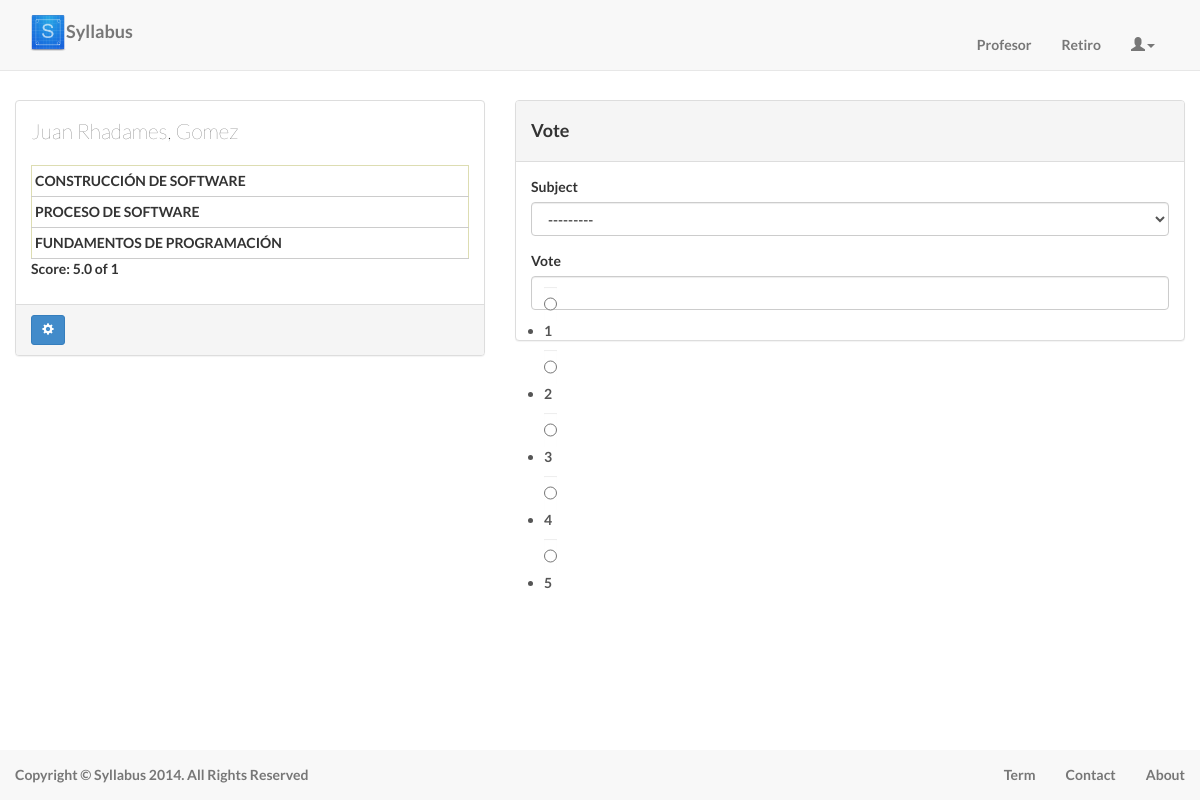
Page /profesor/1/ (signed in) on the committed database.
### account/models.py (models this page shows, shortened)
class Profesor(models.Model):
    nombre = models.CharField(max_length=30, blank=False, null=False)
    appellido = models.CharField(max_length=30, blank=False, null=False)
    def getFull_name (self):
        return u'%s, %s' % (self.nombre, self.appellido)
    def get_rate (self):
        op=0
        rate=ProfesorRate.objects.filter(profesor=self).values('rate')
        for r in rate:
            op+=r['rate']
        if len(rate)!=0:
            op/=len(rate)
        else:
            op=0
        return op
    def get_numRate(self):
        rate=ProfesorRate.objects.filter(profesor=self).values('rate')
        return len(rate)

class Materia(models.Model):
    id = models.CharField('ID', primary_key=True,max_length=6)
    nombre = models.CharField(blank=False, null=False,max_length=60)
    credito = models.IntegerField()
    creditoRequsito = models.IntegerField(default=0)
    importancia = models.IntegerField(default=0)
    profesor = models.ManyToManyField('Profesor',null=True, blank=True)
    prerequsito = models.ManyToManyField('Materia', null=True, blank=True)
    def __unicode__(self):
        return u'%s %s' % (self.id, self.nombre)

### Home/views.py (the view, shortened to what this page needs)
# urls.py: url(r'^profesor/(?P<id_prof>.*)/$','singleProfe_v',name='single_profe'),
@login_required(login_url='/login/')
def singleProfe_v(request,id_prof):
    prof=Profesor.objects.get(id=int(id_prof))
    materia=Materia.objects.filter(profesor=prof).select_related()
    profile=UserProfile.objects.get(user=request.user)
    form = RateForm()
    q=materia.exclude(id__in=ProfesorRate.objects.filter(Q(user=profile)& Q(profesor=prof) & Q(materia__in=materia)).values_list('materia',flat=True))
    form.fields['subject'].queryset = materia
    ctx={'prof':prof,'profMateria':materia,'form':form}
    return render_to_response('profesor.html',ctx, context_instance=RequestContext(request))

### Home/form.py
class RateForm (forms.Form):
    subject= forms.ModelChoiceField(queryset=Materia.objects.all(), required=False,widget=forms.Select())
    vote = forms.ChoiceField(widget=forms.RadioSelect,label='Vote',choices=CHOICE)

### templates/profesor.html (shortened to what this page needs)
{%extends 'base.html' %}
{% load bootstrap3 %}
{% block content %}
<br><br>
<div class="col-sm-5">
        <div class="panel panel-default">
            <div class="panel-body">
              <p class="lead">{{ prof.getFull_name}}</p>
              <table>
              {%  for m in profMateria%}
              <tr>
            <td>{{ m.nombre }}</td>
            {% endfor %}
              </tr>
            </table>
    <p>Score: {{  prof.get_rate }} of {{prof.get_numRate}}</p>
            </div>
            <div class="panel-footer">
            <a href="/user/settings" class="btn btn-sm btn-primary" type="button" data-toggle="tooltip" data-original-title="Setting"><i class="glyphicon glyphicon-cog"></i></a>
          </div>
          </div>
        </div>
    <div class="col-sm-7">
            <div class="panel panel-default">
    <div class="panel-heading"><h4>Vote</h4></div>
              <div class="panel-body">
    <form action="." method="post"  class="form-row">
        {% bootstrap_form form   layout='inline' %}
    </form>
</div>
{% endblock %}

### static/css/style.css (style rules this page uses)
html, body { padding-top: 30px; padding-bottom: 40px; height: 100%; }
body, h1, h2, h3, h4, h5, h6 { font-family: "Lato", "Helvetica Neue", Helvetica, Arial, sans-serif; font-weight: 700; }
div { padding: 0; margin: 0; }
table { width: 100%; border: 1px solid #DDDDB2; border-spacing: 0; border-collapse: collapse; }
tr { padding-bottom: 5px; border-bottom: 1px solid #CCC; }
td { margin: 0; padding: 5px 5px 5px 3px; vertical-align: top; }

### rows in the picture
Profesor: getFull_name "Juan Rhadames, Gomez", get_rate "5.0", get_numRate "1"
Materia: nombre "CONSTRUCCIÓN DE SOFTWARE"
Materia: nombre "PROCESO DE SOFTWARE"
Materia: nombre "FUNDAMENTOS DE PROGRAMACIÓN"
